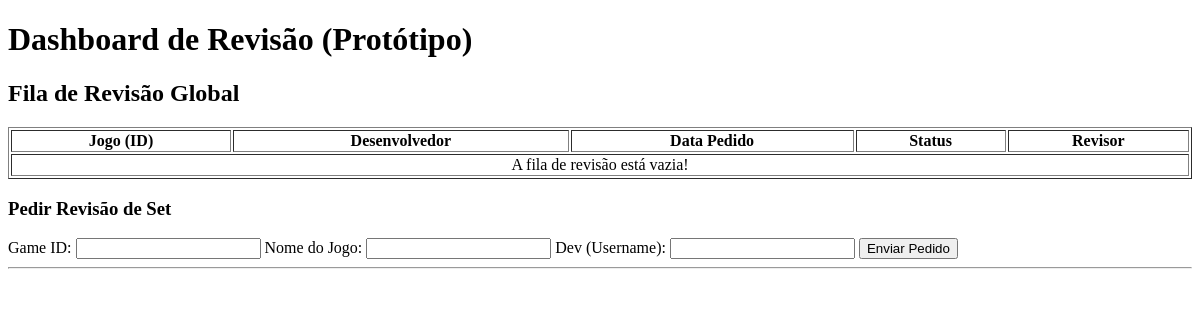
Before: / with the older database file.
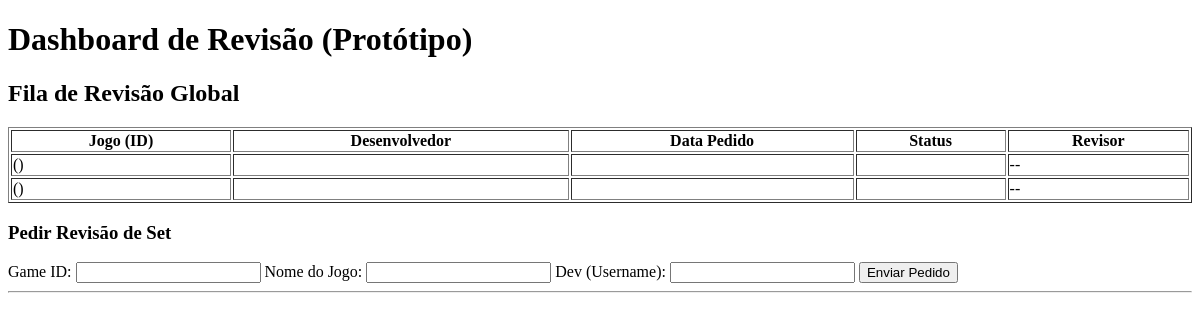
After: the same page with the newer database file.
### tables this page shows
CREATE TABLE review_queue (
    id INTEGER PRIMARY KEY AUTOINCREMENT,
    game_id INTEGER NOT NULL,
    game_name TEXT NOT NULL,
    developer_username TEXT NOT NULL,
    date_requested TIMESTAMP NOT NULL DEFAULT CURRENT_TIMESTAMP,
    status TEXT NOT NULL DEFAULT 'Pending',
    reviewer_username TEXT
);

### app.py (the view)
@app.route('/')
def index():
    db = get_db()
    queue_items = db.execute (
        'SELECT id, game_id, developer_username, date_requested, status, reviewer_username'
        ' FROM review_queue'
        ' ORDER BY date_requested ASC'
    ).fetchall()
    return render_template('index.html', queue=queue_items)

### app.py (called while the page is built)
def get_db():
    db = getattr(g, '_database', None)
    if db is None:
        db = g._database = sqlite3.connect(DATABASE)
    return db

@app.teardown_appcontext
def close_connection(exception):
    db = getattr(g, '_database', None)
    if db is not None:
        db.close()

### templates/index.html (shortened to what this page needs)
<!DOCTYPE html>
<html lang="en">
<head>
</head>
<body>
    <h1>Dashboard de Revisão (Protótipo)</h1>
    <h2>Fila de Revisão Global</h2>
    <table border="1" style="width:100%">
        <thead>
            <tr>
                <th>Jogo (ID)</th>
                <th>Desenvolvedor</th>
                <th>Data Pedido</th>
                <th>Status</th>
                <th>Revisor</th>
            </tr>
        </thead>
        <tbody>
            {% if not queue %}
                <tr>
                    <td colspan="5" style="text-align: center;">A fila de revisão está vazia!</td>
                </tr>
            {% else %}
                {% for item in queue %}
                    <tr>
                        <td>{{ item['game_name'] }} ({{ item['game_id'] }})</td>
                        <td>{{ item['developer_username'] }}</td>
                        <td>{{ item['date_requested'] }}</td>
                        <td>{{ item['status'] }}</td>
                        <td>{{ item['reviewer_username'] or '--' }}</td>
                    </tr>
                {% endfor %}
            {% endif %}
        </tbody>
    </table>
    <form action="/add" method="post">
        <h3>Pedir Revisão de Set</h3>
        <label for="game_id">Game ID:</label>
        <input type="number" id="game_id" name="game_id" required>
        <label for="game_name">Nome do Jogo:</label>
        <input type="text" id="game_name" name="game_name" required>
        <label for="developer_username">Dev (Username):</label>
        <input type="text" id="developer_username" name="developer_username" required>
        <button type="submit">Enviar Pedido</button>
    </form>
    <hr>
</body>
</html>

Changed rows visible on the page:
added review_queue: item "--"
added review_queue: item "--"
Other visible differences:
text no longer shown: "A fila de revisão está vazia!"
